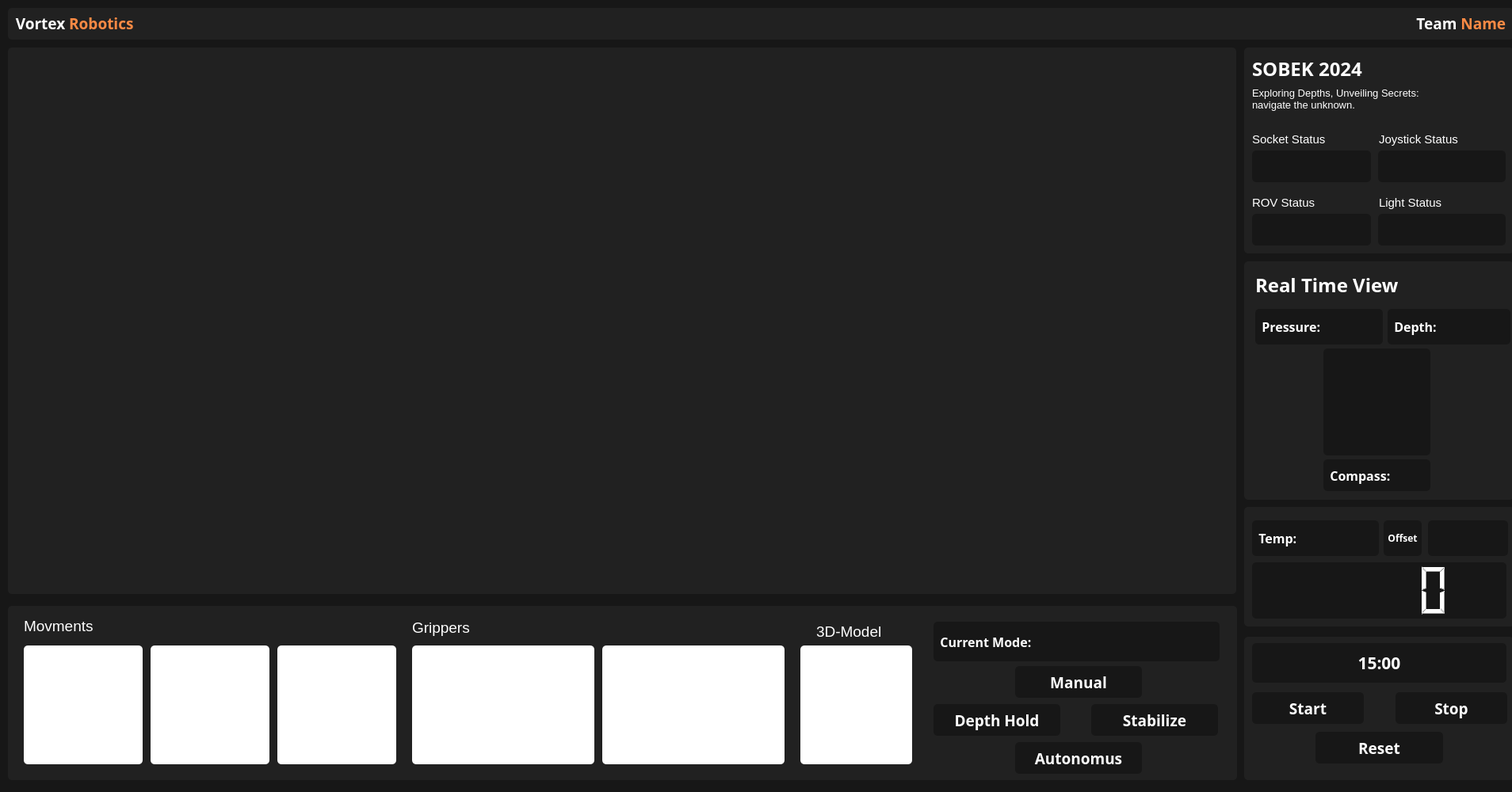
<?xml version="1.0" encoding="UTF-8"?>
<ui version="4.0">
 <class>VortexGUI</class>
 <widget class="QMainWindow" name="VortexGUI">
  <property name="geometry">
   <rect>
    <x>0</x>
    <y>0</y>
    <width>1908</width>
    <height>1000</height>
   </rect>
  </property>
  <property name="sizePolicy">
   <sizepolicy hsizetype="Preferred" vsizetype="Preferred">
    <horstretch>0</horstretch>
    <verstretch>0</verstretch>
   </sizepolicy>
  </property>
  <property name="cursor">
   <cursorShape>ArrowCursor</cursorShape>
  </property>
  <property name="focusPolicy">
   <enum>Qt::StrongFocus</enum>
  </property>
  <property name="windowTitle">
   <string>MainWindow</string>
  </property>
  <property name="windowOpacity">
   <double>1.000000000000000</double>
  </property>
  <property name="styleSheet">
   <string notr="true">background-color: #171717;</string>
  </property>
  <widget class="QWidget" name="centralwidget">
   <property name="sizePolicy">
    <sizepolicy hsizetype="Expanding" vsizetype="Expanding">
     <horstretch>0</horstretch>
     <verstretch>0</verstretch>
    </sizepolicy>
   </property>
   <widget class="QLabel" name="current_mode">
    <property name="geometry">
     <rect>
      <x>1178</x>
      <y>785</y>
      <width>361</width>
      <height>50</height>
     </rect>
    </property>
    <property name="sizePolicy">
     <sizepolicy hsizetype="Expanding" vsizetype="Expanding">
      <horstretch>0</horstretch>
      <verstretch>0</verstretch>
     </sizepolicy>
    </property>
    <property name="font">
     <font>
      <family>Segoe UI Semibold</family>
      <pointsize>12</pointsize>
      <weight>75</weight>
      <bold>true</bold>
     </font>
    </property>
    <property name="styleSheet">
     <string notr="true">background-color: #171717;
color: white;
border-radius: 5px;</string>
    </property>
    <property name="text">
     <string>  Current Mode: </string>
    </property>
   </widget>
   <widget class="QLabel" name="camera">
    <property name="geometry">
     <rect>
      <x>20</x>
      <y>70</y>
      <width>1530</width>
      <height>670</height>
     </rect>
    </property>
    <property name="sizePolicy">
     <sizepolicy hsizetype="Expanding" vsizetype="Expanding">
      <horstretch>0</horstretch>
      <verstretch>0</verstretch>
     </sizepolicy>
    </property>
    <property name="font">
     <font>
      <pointsize>8</pointsize>
     </font>
    </property>
    <property name="styleSheet">
     <string notr="true">background-color: transparent;
border-radius: 5px;
</string>
    </property>
    <property name="text">
     <string/>
    </property>
    <property name="scaledContents">
     <bool>true</bool>
    </property>
    <property name="alignment">
     <set>Qt::AlignCenter</set>
    </property>
   </widget>
   <widget class="QLabel" name="title">
    <property name="geometry">
     <rect>
      <x>10</x>
      <y>10</y>
      <width>940</width>
      <height>40</height>
     </rect>
    </property>
    <property name="sizePolicy">
     <sizepolicy hsizetype="Expanding" vsizetype="Expanding">
      <horstretch>0</horstretch>
      <verstretch>0</verstretch>
     </sizepolicy>
    </property>
    <property name="font">
     <font>
      <family>Segoe UI Semibold</family>
      <pointsize>14</pointsize>
      <weight>75</weight>
      <bold>true</bold>
     </font>
    </property>
    <property name="styleSheet">
     <string notr="true">background-color: #212121;
color: white;
border-radius: 5px;
</string>
    </property>
    <property name="text">
     <string>&lt;html&gt;&lt;head/&gt;&lt;body&gt;&lt;p&gt; &amp;nbsp; Vortex  &lt;font color=&quot;#fd8a44&quot;&gt;Robotics&lt;/font&gt; &lt;/p&gt;&lt;/body&gt;&lt;/html&gt;
</string>
    </property>
    <property name="alignment">
     <set>Qt::AlignJustify|Qt::AlignVCenter</set>
    </property>
   </widget>
   <widget class="QLabel" name="label">
    <property name="geometry">
     <rect>
      <x>10</x>
      <y>765</y>
      <width>1551</width>
      <height>220</height>
     </rect>
    </property>
    <property name="sizePolicy">
     <sizepolicy hsizetype="Expanding" vsizetype="Expanding">
      <horstretch>0</horstretch>
      <verstretch>0</verstretch>
     </sizepolicy>
    </property>
    <property name="font">
     <font>
      <pointsize>20</pointsize>
     </font>
    </property>
    <property name="styleSheet">
     <string notr="true">background-color: #212121;
color: white;
border-radius: 5px;
</string>
    </property>
    <property name="text">
     <string/>
    </property>
    <property name="alignment">
     <set>Qt::AlignHCenter|Qt::AlignTop</set>
    </property>
   </widget>
   <widget class="QLabel" name="label_3">
    <property name="geometry">
     <rect>
      <x>1570</x>
      <y>330</y>
      <width>340</width>
      <height>301</height>
     </rect>
    </property>
    <property name="sizePolicy">
     <sizepolicy hsizetype="Expanding" vsizetype="Expanding">
      <horstretch>0</horstretch>
      <verstretch>0</verstretch>
     </sizepolicy>
    </property>
    <property name="styleSheet">
     <string notr="true">background-color: #212121;
color: white;
border-radius: 5px;
</string>
    </property>
    <property name="text">
     <string/>
    </property>
   </widget>
   <widget class="QLabel" name="rov_name">
    <property name="geometry">
     <rect>
      <x>1580</x>
      <y>70</y>
      <width>171</width>
      <height>41</height>
     </rect>
    </property>
    <property name="sizePolicy">
     <sizepolicy hsizetype="Expanding" vsizetype="Expanding">
      <horstretch>0</horstretch>
      <verstretch>0</verstretch>
     </sizepolicy>
    </property>
    <property name="font">
     <font>
      <family>Segoe UI Semibold</family>
      <pointsize>18</pointsize>
      <weight>75</weight>
      <bold>true</bold>
     </font>
    </property>
    <property name="styleSheet">
     <string notr="true">background-color: transparent;
color: white;
</string>
    </property>
    <property name="text">
     <string>SOBEK 2024</string>
    </property>
    <property name="alignment">
     <set>Qt::AlignLeading|Qt::AlignLeft|Qt::AlignTop</set>
    </property>
   </widget>
   <widget class="QLabel" name="label_6">
    <property name="geometry">
     <rect>
      <x>30</x>
      <y>775</y>
      <width>111</width>
      <height>31</height>
     </rect>
    </property>
    <property name="sizePolicy">
     <sizepolicy hsizetype="Expanding" vsizetype="Expanding">
      <horstretch>0</horstretch>
      <verstretch>0</verstretch>
     </sizepolicy>
    </property>
    <property name="font">
     <font>
      <pointsize>14</pointsize>
     </font>
    </property>
    <property name="styleSheet">
     <string notr="true">background-color: transparent;
color: white;
border-radius: 5px;
</string>
    </property>
    <property name="text">
     <string>Movments</string>
    </property>
    <property name="alignment">
     <set>Qt::AlignLeading|Qt::AlignLeft|Qt::AlignVCenter</set>
    </property>
   </widget>
   <widget class="QLabel" name="up_down">
    <property name="geometry">
     <rect>
      <x>190</x>
      <y>815</y>
      <width>150</width>
      <height>150</height>
     </rect>
    </property>
    <property name="sizePolicy">
     <sizepolicy hsizetype="Expanding" vsizetype="Expanding">
      <horstretch>0</horstretch>
      <verstretch>0</verstretch>
     </sizepolicy>
    </property>
    <property name="styleSheet">
     <string notr="true">background-color:rgb(255, 255, 255);
color: white;
border-radius: 5px;
</string>
    </property>
    <property name="text">
     <string/>
    </property>
    <property name="alignment">
     <set>Qt::AlignCenter</set>
    </property>
   </widget>
   <widget class="QLabel" name="gripper">
    <property name="geometry">
     <rect>
      <x>760</x>
      <y>815</y>
      <width>230</width>
      <height>150</height>
     </rect>
    </property>
    <property name="sizePolicy">
     <sizepolicy hsizetype="Expanding" vsizetype="Expanding">
      <horstretch>0</horstretch>
      <verstretch>0</verstretch>
     </sizepolicy>
    </property>
    <property name="styleSheet">
     <string notr="true">background-color:rgb(255, 255, 255);
color: white;
border-radius: 5px;</string>
    </property>
    <property name="text">
     <string/>
    </property>
    <property name="alignment">
     <set>Qt::AlignCenter</set>
    </property>
   </widget>
   <widget class="QLabel" name="rotGripper">
    <property name="geometry">
     <rect>
      <x>520</x>
      <y>815</y>
      <width>230</width>
      <height>150</height>
     </rect>
    </property>
    <property name="sizePolicy">
     <sizepolicy hsizetype="Expanding" vsizetype="Expanding">
      <horstretch>0</horstretch>
      <verstretch>0</verstretch>
     </sizepolicy>
    </property>
    <property name="styleSheet">
     <string notr="true">background-color:rgb(255, 255, 255);
color: white;
border-radius: 5px;</string>
    </property>
    <property name="text">
     <string/>
    </property>
    <property name="alignment">
     <set>Qt::AlignCenter</set>
    </property>
   </widget>
   <widget class="QLabel" name="movment">
    <property name="geometry">
     <rect>
      <x>30</x>
      <y>815</y>
      <width>150</width>
      <height>150</height>
     </rect>
    </property>
    <property name="sizePolicy">
     <sizepolicy hsizetype="Expanding" vsizetype="Expanding">
      <horstretch>0</horstretch>
      <verstretch>0</verstretch>
     </sizepolicy>
    </property>
    <property name="styleSheet">
     <string notr="true">background-color:rgb(255, 255, 255);
color: white;
border-radius: 5px;
</string>
    </property>
    <property name="text">
     <string/>
    </property>
    <property name="alignment">
     <set>Qt::AlignCenter</set>
    </property>
   </widget>
   <widget class="QLabel" name="label_11">
    <property name="geometry">
     <rect>
      <x>520</x>
      <y>775</y>
      <width>101</width>
      <height>35</height>
     </rect>
    </property>
    <property name="sizePolicy">
     <sizepolicy hsizetype="Expanding" vsizetype="Expanding">
      <horstretch>0</horstretch>
      <verstretch>0</verstretch>
     </sizepolicy>
    </property>
    <property name="font">
     <font>
      <pointsize>14</pointsize>
     </font>
    </property>
    <property name="styleSheet">
     <string notr="true">background-color: transparent;
color: white;
border-radius: 5px;
</string>
    </property>
    <property name="text">
     <string>Grippers</string>
    </property>
    <property name="alignment">
     <set>Qt::AlignLeading|Qt::AlignLeft|Qt::AlignVCenter</set>
    </property>
   </widget>
   <widget class="QLabel" name="title_2">
    <property name="geometry">
     <rect>
      <x>920</x>
      <y>10</y>
      <width>990</width>
      <height>40</height>
     </rect>
    </property>
    <property name="sizePolicy">
     <sizepolicy hsizetype="Expanding" vsizetype="Expanding">
      <horstretch>0</horstretch>
      <verstretch>0</verstretch>
     </sizepolicy>
    </property>
    <property name="font">
     <font>
      <family>Segoe UI Semibold</family>
      <pointsize>14</pointsize>
      <weight>75</weight>
      <bold>true</bold>
     </font>
    </property>
    <property name="styleSheet">
     <string notr="true">background-color: #212121;
color: white;
border-radius: 5px;
</string>
    </property>
    <property name="text">
     <string>&lt;html&gt;&lt;head/&gt;&lt;body&gt;&lt;p align=&quot;right&quot;&gt;  Team &lt;span style=&quot; color:#fd8a44;&quot;&gt;Name&lt;/span&gt;&lt;/p&gt;&amp;nbsp;&amp;nbsp;&lt;/body&gt;&lt;/html&gt;</string>
    </property>
    <property name="alignment">
     <set>Qt::AlignJustify|Qt::AlignVCenter</set>
    </property>
   </widget>
   <widget class="QLabel" name="turning_bg">
    <property name="geometry">
     <rect>
      <x>350</x>
      <y>815</y>
      <width>150</width>
      <height>150</height>
     </rect>
    </property>
    <property name="sizePolicy">
     <sizepolicy hsizetype="Expanding" vsizetype="Expanding">
      <horstretch>0</horstretch>
      <verstretch>0</verstretch>
     </sizepolicy>
    </property>
    <property name="styleSheet">
     <string notr="true">background-color:rgb(255, 255, 255);
color: white;
border-radius: 5px;
</string>
    </property>
    <property name="text">
     <string/>
    </property>
    <property name="alignment">
     <set>Qt::AlignCenter</set>
    </property>
   </widget>
   <widget class="QLabel" name="background_label">
    <property name="geometry">
     <rect>
      <x>0</x>
      <y>0</y>
      <width>1920</width>
      <height>991</height>
     </rect>
    </property>
    <property name="sizePolicy">
     <sizepolicy hsizetype="Expanding" vsizetype="Expanding">
      <horstretch>0</horstretch>
      <verstretch>0</verstretch>
     </sizepolicy>
    </property>
    <property name="styleSheet">
     <string notr="true">background-color: #171717;</string>
    </property>
    <property name="text">
     <string/>
    </property>
   </widget>
   <widget class="QLabel" name="temperature">
    <property name="geometry">
     <rect>
      <x>1580</x>
      <y>657</y>
      <width>160</width>
      <height>45</height>
     </rect>
    </property>
    <property name="sizePolicy">
     <sizepolicy hsizetype="Expanding" vsizetype="Expanding">
      <horstretch>0</horstretch>
      <verstretch>0</verstretch>
     </sizepolicy>
    </property>
    <property name="font">
     <font>
      <family>Segoe UI Semibold</family>
      <pointsize>12</pointsize>
      <weight>75</weight>
      <bold>true</bold>
     </font>
    </property>
    <property name="styleSheet">
     <string notr="true">background-color: #171717;
color: white;
border-radius: 5px;</string>
    </property>
    <property name="frameShape">
     <enum>QFrame::NoFrame</enum>
    </property>
    <property name="lineWidth">
     <number>2</number>
    </property>
    <property name="text">
     <string>  Temp:</string>
    </property>
   </widget>
   <widget class="QLabel" name="label_7">
    <property name="geometry">
     <rect>
      <x>1570</x>
      <y>640</y>
      <width>341</width>
      <height>151</height>
     </rect>
    </property>
    <property name="sizePolicy">
     <sizepolicy hsizetype="Expanding" vsizetype="Expanding">
      <horstretch>0</horstretch>
      <verstretch>0</verstretch>
     </sizepolicy>
    </property>
    <property name="styleSheet">
     <string notr="true">background-color: #212121;
color: white;
border-radius: 5px;
</string>
    </property>
    <property name="text">
     <string/>
    </property>
   </widget>
   <widget class="QLCDNumber" name="temp_lcd">
    <property name="geometry">
     <rect>
      <x>1580</x>
      <y>710</y>
      <width>321</width>
      <height>71</height>
     </rect>
    </property>
    <property name="styleSheet">
     <string notr="true">background-color: #171717;
color: white;
border: none;
border-radius: 5px;</string>
    </property>
   </widget>
   <widget class="QLabel" name="label_4">
    <property name="geometry">
     <rect>
      <x>1570</x>
      <y>60</y>
      <width>340</width>
      <height>260</height>
     </rect>
    </property>
    <property name="sizePolicy">
     <sizepolicy hsizetype="Expanding" vsizetype="Expanding">
      <horstretch>0</horstretch>
      <verstretch>0</verstretch>
     </sizepolicy>
    </property>
    <property name="styleSheet">
     <string notr="true">background-color: #212121;
color: white;
border-radius: 5px;
</string>
    </property>
    <property name="text">
     <string/>
    </property>
   </widget>
   <widget class="QLabel" name="rov_status">
    <property name="geometry">
     <rect>
      <x>1580</x>
      <y>270</y>
      <width>150</width>
      <height>40</height>
     </rect>
    </property>
    <property name="font">
     <font>
      <family>Segoe UI Semibold</family>
      <pointsize>10</pointsize>
      <weight>75</weight>
      <bold>true</bold>
     </font>
    </property>
    <property name="styleSheet">
     <string notr="true">background-color: #171717;
color: white;
border-top: white 3px solid;
border-radius: 5px;</string>
    </property>
    <property name="text">
     <string/>
    </property>
   </widget>
   <widget class="QLabel" name="label_8">
    <property name="geometry">
     <rect>
      <x>1580</x>
      <y>240</y>
      <width>101</width>
      <height>31</height>
     </rect>
    </property>
    <property name="font">
     <font>
      <family>Segoe UI Historic</family>
      <pointsize>11</pointsize>
      <weight>50</weight>
      <bold>false</bold>
     </font>
    </property>
    <property name="styleSheet">
     <string notr="true">background-color: transparent;
color: white;
</string>
    </property>
    <property name="text">
     <string>ROV Status</string>
    </property>
   </widget>
   <widget class="QLabel" name="label_9">
    <property name="geometry">
     <rect>
      <x>1580</x>
      <y>110</y>
      <width>261</width>
      <height>61</height>
     </rect>
    </property>
    <property name="font">
     <font>
      <family>Segoe UI Historic</family>
      <pointsize>10</pointsize>
      <weight>50</weight>
      <bold>false</bold>
     </font>
    </property>
    <property name="styleSheet">
     <string notr="true">background-color: transparent;
color: white;
</string>
    </property>
    <property name="text">
     <string>Exploring Depths, Unveiling Secrets: navigate the unknown.</string>
    </property>
    <property name="alignment">
     <set>Qt::AlignLeading|Qt::AlignLeft|Qt::AlignTop</set>
    </property>
    <property name="wordWrap">
     <bool>true</bool>
    </property>
   </widget>
   <widget class="QLabel" name="rov_name_2">
    <property name="geometry">
     <rect>
      <x>1584</x>
      <y>343</y>
      <width>211</width>
      <height>41</height>
     </rect>
    </property>
    <property name="sizePolicy">
     <sizepolicy hsizetype="Expanding" vsizetype="Expanding">
      <horstretch>0</horstretch>
      <verstretch>0</verstretch>
     </sizepolicy>
    </property>
    <property name="font">
     <font>
      <family>Segoe UI Semibold</family>
      <pointsize>18</pointsize>
      <weight>75</weight>
      <bold>true</bold>
     </font>
    </property>
    <property name="styleSheet">
     <string notr="true">background-color: transparent;
color: white;
</string>
    </property>
    <property name="lineWidth">
     <number>2</number>
    </property>
    <property name="text">
     <string>Real Time View</string>
    </property>
    <property name="alignment">
     <set>Qt::AlignLeading|Qt::AlignLeft|Qt::AlignTop</set>
    </property>
   </widget>
   <widget class="QLabel" name="socket_status">
    <property name="geometry">
     <rect>
      <x>1580</x>
      <y>190</y>
      <width>150</width>
      <height>40</height>
     </rect>
    </property>
    <property name="font">
     <font>
      <family>Segoe UI</family>
      <pointsize>9</pointsize>
      <weight>75</weight>
      <bold>true</bold>
     </font>
    </property>
    <property name="styleSheet">
     <string notr="true">background-color: #171717;
color: white;
border-top: white 3px solid;
border-radius: 5px;</string>
    </property>
    <property name="text">
     <string/>
    </property>
   </widget>
   <widget class="QLabel" name="label_10">
    <property name="geometry">
     <rect>
      <x>1580</x>
      <y>160</y>
      <width>121</width>
      <height>31</height>
     </rect>
    </property>
    <property name="font">
     <font>
      <family>Segoe UI Historic</family>
      <pointsize>11</pointsize>
      <weight>50</weight>
      <bold>false</bold>
     </font>
    </property>
    <property name="styleSheet">
     <string notr="true">background-color: transparent;
color: white;
</string>
    </property>
    <property name="text">
     <string>Socket Status</string>
    </property>
   </widget>
   <widget class="QLabel" name="label_19">
    <property name="geometry">
     <rect>
      <x>30</x>
      <y>160</y>
      <width>101</width>
      <height>70</height>
     </rect>
    </property>
    <property name="font">
     <font>
      <family>Segoe UI Semibold</family>
      <pointsize>12</pointsize>
      <weight>75</weight>
      <bold>true</bold>
     </font>
    </property>
    <property name="styleSheet">
     <string notr="true">background-color: transparent;
color: white;</string>
    </property>
    <property name="text">
     <string>&lt;html&gt;&lt;head/&gt;&lt;body&gt;&lt;p&gt;&lt;span style=&quot; color:#fd8a44;&quot;&gt;4k&lt;/span&gt;&lt;/p&gt;&lt;/body&gt;&lt;/html&gt;</string>
    </property>
   </widget>
   <widget class="QLabel" name="fps">
    <property name="geometry">
     <rect>
      <x>44</x>
      <y>160</y>
      <width>81</width>
      <height>71</height>
     </rect>
    </property>
    <property name="font">
     <font>
      <family>Segoe UI Semibold</family>
      <pointsize>12</pointsize>
      <weight>75</weight>
      <bold>true</bold>
     </font>
    </property>
    <property name="styleSheet">
     <string notr="true">color: white;
background-color: transparent;</string>
    </property>
    <property name="text">
     <string>  - 32FPS</string>
    </property>
   </widget>
   <widget class="QLabel" name="label_12">
    <property name="geometry">
     <rect>
      <x>1740</x>
      <y>240</y>
      <width>141</width>
      <height>31</height>
     </rect>
    </property>
    <property name="font">
     <font>
      <family>Segoe UI Historic</family>
      <pointsize>11</pointsize>
      <weight>50</weight>
      <bold>false</bold>
     </font>
    </property>
    <property name="styleSheet">
     <string notr="true">background-color: transparent;
color: white;
</string>
    </property>
    <property name="text">
     <string>Light Status</string>
    </property>
   </widget>
   <widget class="QLabel" name="light_status">
    <property name="geometry">
     <rect>
      <x>1739</x>
      <y>270</y>
      <width>161</width>
      <height>40</height>
     </rect>
    </property>
    <property name="font">
     <font>
      <family>Segoe UI Semibold</family>
      <pointsize>10</pointsize>
      <weight>75</weight>
      <bold>true</bold>
     </font>
    </property>
    <property name="styleSheet">
     <string notr="true">background-color: #171717;
color: white;
border-top: white 3px solid;
border-radius: 5px;</string>
    </property>
    <property name="text">
     <string/>
    </property>
   </widget>
   <widget class="QLabel" name="depth">
    <property name="geometry">
     <rect>
      <x>1751</x>
      <y>390</y>
      <width>155</width>
      <height>45</height>
     </rect>
    </property>
    <property name="sizePolicy">
     <sizepolicy hsizetype="Expanding" vsizetype="Expanding">
      <horstretch>0</horstretch>
      <verstretch>0</verstretch>
     </sizepolicy>
    </property>
    <property name="font">
     <font>
      <family>Segoe UI Semibold</family>
      <pointsize>12</pointsize>
      <weight>75</weight>
      <bold>true</bold>
     </font>
    </property>
    <property name="styleSheet">
     <string notr="true">background-color: #171717;
color: white;
border-radius: 5px;</string>
    </property>
    <property name="frameShape">
     <enum>QFrame::NoFrame</enum>
    </property>
    <property name="lineWidth">
     <number>2</number>
    </property>
    <property name="text">
     <string>  Depth:</string>
    </property>
   </widget>
   <widget class="QLabel" name="pressure">
    <property name="geometry">
     <rect>
      <x>1584</x>
      <y>390</y>
      <width>161</width>
      <height>45</height>
     </rect>
    </property>
    <property name="sizePolicy">
     <sizepolicy hsizetype="Expanding" vsizetype="Expanding">
      <horstretch>0</horstretch>
      <verstretch>0</verstretch>
     </sizepolicy>
    </property>
    <property name="font">
     <font>
      <family>Segoe UI Semibold</family>
      <pointsize>12</pointsize>
      <weight>75</weight>
      <bold>true</bold>
     </font>
    </property>
    <property name="styleSheet">
     <string notr="true">background-color: #171717;
color: white;
border-radius: 5px;</string>
    </property>
    <property name="frameShape">
     <enum>QFrame::NoFrame</enum>
    </property>
    <property name="lineWidth">
     <number>1</number>
    </property>
    <property name="text">
     <string>  Pressure:</string>
    </property>
   </widget>
   <widget class="QLabel" name="label_14">
    <property name="geometry">
     <rect>
      <x>1740</x>
      <y>160</y>
      <width>121</width>
      <height>31</height>
     </rect>
    </property>
    <property name="font">
     <font>
      <family>Segoe UI Historic</family>
      <pointsize>11</pointsize>
      <weight>50</weight>
      <bold>false</bold>
     </font>
    </property>
    <property name="styleSheet">
     <string notr="true">background-color: transparent;
color: white;
</string>
    </property>
    <property name="text">
     <string>Joystick Status</string>
    </property>
   </widget>
   <widget class="QLabel" name="joystick_status">
    <property name="geometry">
     <rect>
      <x>1739</x>
      <y>190</y>
      <width>161</width>
      <height>40</height>
     </rect>
    </property>
    <property name="font">
     <font>
      <family>Segoe UI</family>
      <pointsize>9</pointsize>
      <weight>75</weight>
      <bold>true</bold>
     </font>
    </property>
    <property name="styleSheet">
     <string notr="true">background-color: #171717;
color: white;
border-top: white 3px solid;
border-radius: 5px;</string>
    </property>
    <property name="text">
     <string/>
    </property>
   </widget>
   <widget class="QLabel" name="manual_mode">
    <property name="geometry">
     <rect>
      <x>1281</x>
      <y>841</y>
      <width>160</width>
      <height>40</height>
     </rect>
    </property>
    <property name="font">
     <font>
      <family>Segoe UI Semibold</family>
      <pointsize>14</pointsize>
      <weight>75</weight>
      <bold>true</bold>
     </font>
    </property>
    <property name="styleSheet">
     <string notr="true">background-color: #171717;
color: white;
border-radius: 5px;</string>
    </property>
    <property name="text">
     <string>Manual</string>
    </property>
    <property name="alignment">
     <set>Qt::AlignCenter</set>
    </property>
   </widget>
   <widget class="QLabel" name="autonmous_mode">
    <property name="geometry">
     <rect>
      <x>1281</x>
      <y>937</y>
      <width>160</width>
      <height>40</height>
     </rect>
    </property>
    <property name="font">
     <font>
      <family>Segoe UI Semibold</family>
      <pointsize>14</pointsize>
      <weight>75</weight>
      <bold>true</bold>
     </font>
    </property>
    <property name="styleSheet">
     <string notr="true">background-color: #171717;
color: white;
border-radius: 5px;</string>
    </property>
    <property name="text">
     <string>Autonomus</string>
    </property>
    <property name="alignment">
     <set>Qt::AlignCenter</set>
    </property>
   </widget>
   <widget class="QLabel" name="stabilize_mode">
    <property name="geometry">
     <rect>
      <x>1377</x>
      <y>889</y>
      <width>160</width>
      <height>40</height>
     </rect>
    </property>
    <property name="font">
     <font>
      <family>Segoe UI Semibold</family>
      <pointsize>14</pointsize>
      <weight>75</weight>
      <bold>true</bold>
     </font>
    </property>
    <property name="styleSheet">
     <string notr="true">background-color: #171717;
color: white;
border-radius: 5px;

</string>
    </property>
    <property name="text">
     <string>Stabilize</string>
    </property>
    <property name="alignment">
     <set>Qt::AlignCenter</set>
    </property>
   </widget>
   <widget class="QLabel" name="depth_hold_mode">
    <property name="geometry">
     <rect>
      <x>1178</x>
      <y>889</y>
      <width>160</width>
      <height>40</height>
     </rect>
    </property>
    <property name="font">
     <font>
      <family>Segoe UI Semibold</family>
      <pointsize>14</pointsize>
      <weight>75</weight>
      <bold>true</bold>
     </font>
    </property>
    <property name="styleSheet">
     <string notr="true">background-color: #171717;
color: white;
border-radius: 5px;</string>
    </property>
    <property name="text">
     <string>Depth Hold</string>
    </property>
    <property name="alignment">
     <set>Qt::AlignCenter</set>
    </property>
   </widget>
   <widget class="QLabel" name="turning">
    <property name="geometry">
     <rect>
      <x>350</x>
      <y>815</y>
      <width>150</width>
      <height>150</height>
     </rect>
    </property>
    <property name="sizePolicy">
     <sizepolicy hsizetype="Expanding" vsizetype="Expanding">
      <horstretch>0</horstretch>
      <verstretch>0</verstretch>
     </sizepolicy>
    </property>
    <property name="styleSheet">
     <string notr="true">background-color:transparent;
color: white;
border-radius: 5px;
</string>
    </property>
    <property name="text">
     <string/>
    </property>
    <property name="alignment">
     <set>Qt::AlignCenter</set>
    </property>
   </widget>
   <widget class="QPushButton" name="takephoto">
    <property name="geometry">
     <rect>
      <x>1010</x>
      <y>815</y>
      <width>141</width>
      <height>150</height>
     </rect>
    </property>
    <property name="styleSheet">
     <string notr="true">background-color:rgb(255, 255, 255);
color: white;
border-radius: 5px;
</string>
    </property>
    <property name="text">
     <string/>
    </property>
    <property name="icon">
     <iconset>
      <normaloff>D:/Vortex/MATE 2024/Pilot/Images/3d-modeling.png</normaloff>D:/Vortex/MATE 2024/Pilot/Images/3d-modeling.png</iconset>
    </property>
    <property name="iconSize">
     <size>
      <width>50</width>
      <height>50</height>
     </size>
    </property>
   </widget>
   <widget class="QLabel" name="compass">
    <property name="geometry">
     <rect>
      <x>1670</x>
      <y>440</y>
      <width>135</width>
      <height>135</height>
     </rect>
    </property>
    <property name="styleSheet">
     <string notr="true">background-color: #171717;
color: white;
border-radius: 5px;</string>
    </property>
    <property name="text">
     <string/>
    </property>
    <property name="alignment">
     <set>Qt::AlignCenter</set>
    </property>
   </widget>
   <widget class="QLabel" name="compass_label">
    <property name="geometry">
     <rect>
      <x>1670</x>
      <y>580</y>
      <width>135</width>
      <height>40</height>
     </rect>
    </property>
    <property name="sizePolicy">
     <sizepolicy hsizetype="Expanding" vsizetype="Expanding">
      <horstretch>0</horstretch>
      <verstretch>0</verstretch>
     </sizepolicy>
    </property>
    <property name="font">
     <font>
      <family>Segoe UI Semibold</family>
      <pointsize>12</pointsize>
      <weight>75</weight>
      <bold>true</bold>
     </font>
    </property>
    <property name="styleSheet">
     <string notr="true">background-color: #171717;
color: white;
border-radius: 5px;</string>
    </property>
    <property name="frameShape">
     <enum>QFrame::NoFrame</enum>
    </property>
    <property name="lineWidth">
     <number>2</number>
    </property>
    <property name="text">
     <string>  Compass:</string>
    </property>
   </widget>
   <widget class="QLineEdit" name="offset_input">
    <property name="geometry">
     <rect>
      <x>1802</x>
      <y>657</y>
      <width>101</width>
      <height>45</height>
     </rect>
    </property>
    <property name="font">
     <font>
      <family>Segoe UI Semibold</family>
      <pointsize>10</pointsize>
      <weight>75</weight>
      <bold>true</bold>
     </font>
    </property>
    <property name="styleSheet">
     <string notr="true">background-color: #171717;
color: white;
border-radius: 5px;</string>
    </property>
    <property name="text">
     <string/>
    </property>
   </widget>
   <widget class="QPushButton" name="offset_button">
    <property name="geometry">
     <rect>
      <x>1746</x>
      <y>657</y>
      <width>48</width>
      <height>45</height>
     </rect>
    </property>
    <property name="font">
     <font>
      <family>Segoe UI Semibold</family>
      <pointsize>9</pointsize>
      <weight>75</weight>
      <bold>true</bold>
     </font>
    </property>
    <property name="styleSheet">
     <string notr="true">QPushButton{
background-color: #171717;
color: white;
border-radius: 5px;
}
QPushButton:hover {
    background-color: #fd8a44; 
    border-color: #fd8a44; 
}</string>
    </property>
    <property name="text">
     <string>Offset</string>
    </property>
   </widget>
   <widget class="QLabel" name="label_16">
    <property name="geometry">
     <rect>
      <x>1030</x>
      <y>780</y>
      <width>101</width>
      <height>35</height>
     </rect>
    </property>
    <property name="sizePolicy">
     <sizepolicy hsizetype="Expanding" vsizetype="Expanding">
      <horstretch>0</horstretch>
      <verstretch>0</verstretch>
     </sizepolicy>
    </property>
    <property name="font">
     <font>
      <pointsize>14</pointsize>
     </font>
    </property>
    <property name="styleSheet">
     <string notr="true">background-color: transparent;
color: white;
border-radius: 5px;
</string>
    </property>
    <property name="text">
     <string>3D-Model</string>
    </property>
    <property name="alignment">
     <set>Qt::AlignLeading|Qt::AlignLeft|Qt::AlignVCenter</set>
    </property>
   </widget>
   <widget class="QFrame" name="camera_frame">
    <property name="geometry">
     <rect>
      <x>10</x>
      <y>60</y>
      <width>1550</width>
      <height>690</height>
     </rect>
    </property>
    <property name="styleSheet">
     <string notr="true">background-color: #212121;
color: white;
border-radius: 5px;

</string>
    </property>
    <property name="frameShape">
     <enum>QFrame::StyledPanel</enum>
    </property>
    <property name="frameShadow">
     <enum>QFrame::Raised</enum>
    </property>
   </widget>
   <widget class="QFrame" name="watchFrame">
    <property name="geometry">
     <rect>
      <x>1570</x>
      <y>804</y>
      <width>340</width>
      <height>181</height>
     </rect>
    </property>
    <property name="styleSheet">
     <string notr="true">background-color: #212121;
color: white;
border-radius: 5px;
</string>
    </property>
    <property name="frameShape">
     <enum>QFrame::StyledPanel</enum>
    </property>
    <property name="frameShadow">
     <enum>QFrame::Raised</enum>
    </property>
    <widget class="QPushButton" name="time_reset">
     <property name="geometry">
      <rect>
       <x>90</x>
       <y>120</y>
       <width>161</width>
       <height>40</height>
      </rect>
     </property>
     <property name="sizePolicy">
      <sizepolicy hsizetype="Expanding" vsizetype="Expanding">
       <horstretch>0</horstretch>
       <verstretch>0</verstretch>
      </sizepolicy>
     </property>
     <property name="font">
      <font>
       <family>Segoe UI Semibold</family>
       <pointsize>14</pointsize>
       <weight>75</weight>
       <bold>true</bold>
      </font>
     </property>
     <property name="styleSheet">
      <string notr="true">QPushButton{
background-color: #171717;
color: white;
border-radius: 5px;
}
QPushButton:hover {
    background-color: #fd8a44; 
    border-color: #fd8a44; 
}</string>
     </property>
     <property name="text">
      <string>Reset</string>
     </property>
    </widget>
    <widget class="QPushButton" name="time_start">
     <property name="geometry">
      <rect>
       <x>10</x>
       <y>70</y>
       <width>141</width>
       <height>40</height>
      </rect>
     </property>
     <property name="sizePolicy">
      <sizepolicy hsizetype="Expanding" vsizetype="Expanding">
       <horstretch>0</horstretch>
       <verstretch>0</verstretch>
      </sizepolicy>
     </property>
     <property name="font">
      <font>
       <family>Segoe UI Semibold</family>
       <pointsize>14</pointsize>
       <weight>75</weight>
       <bold>true</bold>
      </font>
     </property>
     <property name="styleSheet">
      <string notr="true">QPushButton{
background-color: #171717;
color: white;
border-radius: 5px;
}
QPushButton:hover {
    background-color: #fd8a44; 
    border-color: #fd8a44; 
}</string>
     </property>
     <property name="text">
      <string>Start</string>
     </property>
    </widget>
    <widget class="QLabel" name="time_screen">
     <property name="geometry">
      <rect>
       <x>10</x>
       <y>8</y>
       <width>321</width>
       <height>50</height>
      </rect>
     </property>
     <property name="sizePolicy">
      <sizepolicy hsizetype="Expanding" vsizetype="Expanding">
       <horstretch>0</horstretch>
       <verstretch>0</verstretch>
      </sizepolicy>
     </property>
     <property name="font">
      <font>
       <family>Segoe UI Semibold</family>
       <pointsize>16</pointsize>
       <weight>75</weight>
       <bold>true</bold>
      </font>
     </property>
     <property name="styleSheet">
      <string notr="true">background-color: #171717;
color: white;
border-radius: 5px;</string>
     </property>
     <property name="text">
      <string>15:00</string>
     </property>
     <property name="alignment">
      <set>Qt::AlignCenter</set>
     </property>
    </widget>
    <widget class="QPushButton" name="time_stop">
     <property name="geometry">
      <rect>
       <x>191</x>
       <y>70</y>
       <width>141</width>
       <height>40</height>
      </rect>
     </property>
     <property name="sizePolicy">
      <sizepolicy hsizetype="Expanding" vsizetype="Expanding">
       <horstretch>0</horstretch>
       <verstretch>0</verstretch>
      </sizepolicy>
     </property>
     <property name="font">
      <font>
       <family>Segoe UI Semibold</family>
       <pointsize>14</pointsize>
       <weight>75</weight>
       <bold>true</bold>
      </font>
     </property>
     <property name="styleSheet">
      <string notr="true">QPushButton{
background-color: #171717;
color: white;
border-radius: 5px;
}
QPushButton:hover {
    background-color: #fd8a44; 
    border-color: #fd8a44; 
}</string>
     </property>
     <property name="text">
      <string>Stop</string>
     </property>
    </widget>
   </widget>
   <zorder>background_label</zorder>
   <zorder>label</zorder>
   <zorder>title</zorder>
   <zorder>label_3</zorder>
   <zorder>current_mode</zorder>
   <zorder>label_6</zorder>
   <zorder>up_down</zorder>
   <zorder>movment</zorder>
   <zorder>label_11</zorder>
   <zorder>rotGripper</zorder>
   <zorder>gripper</zorder>
   <zorder>title_2</zorder>
   <zorder>turning_bg</zorder>
   <zorder>label_7</zorder>
   <zorder>temperature</zorder>
   <zorder>temp_lcd</zorder>
   <zorder>label_4</zorder>
   <zorder>rov_status</zorder>
   <zorder>label_8</zorder>
   <zorder>rov_name</zorder>
   <zorder>label_9</zorder>
   <zorder>rov_name_2</zorder>
   <zorder>socket_status</zorder>
   <zorder>label_10</zorder>
   <zorder>label_19</zorder>
   <zorder>fps</zorder>
   <zorder>label_12</zorder>
   <zorder>light_status</zorder>
   <zorder>depth</zorder>
   <zorder>pressure</zorder>
   <zorder>label_14</zorder>
   <zorder>joystick_status</zorder>
   <zorder>manual_mode</zorder>
   <zorder>autonmous_mode</zorder>
   <zorder>stabilize_mode</zorder>
   <zorder>depth_hold_mode</zorder>
   <zorder>takephoto</zorder>
   <zorder>compass</zorder>
   <zorder>compass_label</zorder>
   <zorder>offset_input</zorder>
   <zorder>offset_button</zorder>
   <zorder>label_16</zorder>
   <zorder>camera_frame</zorder>
   <zorder>camera</zorder>
   <zorder>turning</zorder>
   <zorder>watchFrame</zorder>
  </widget>
 </widget>
 <resources/>
 <connections/>
</ui>
